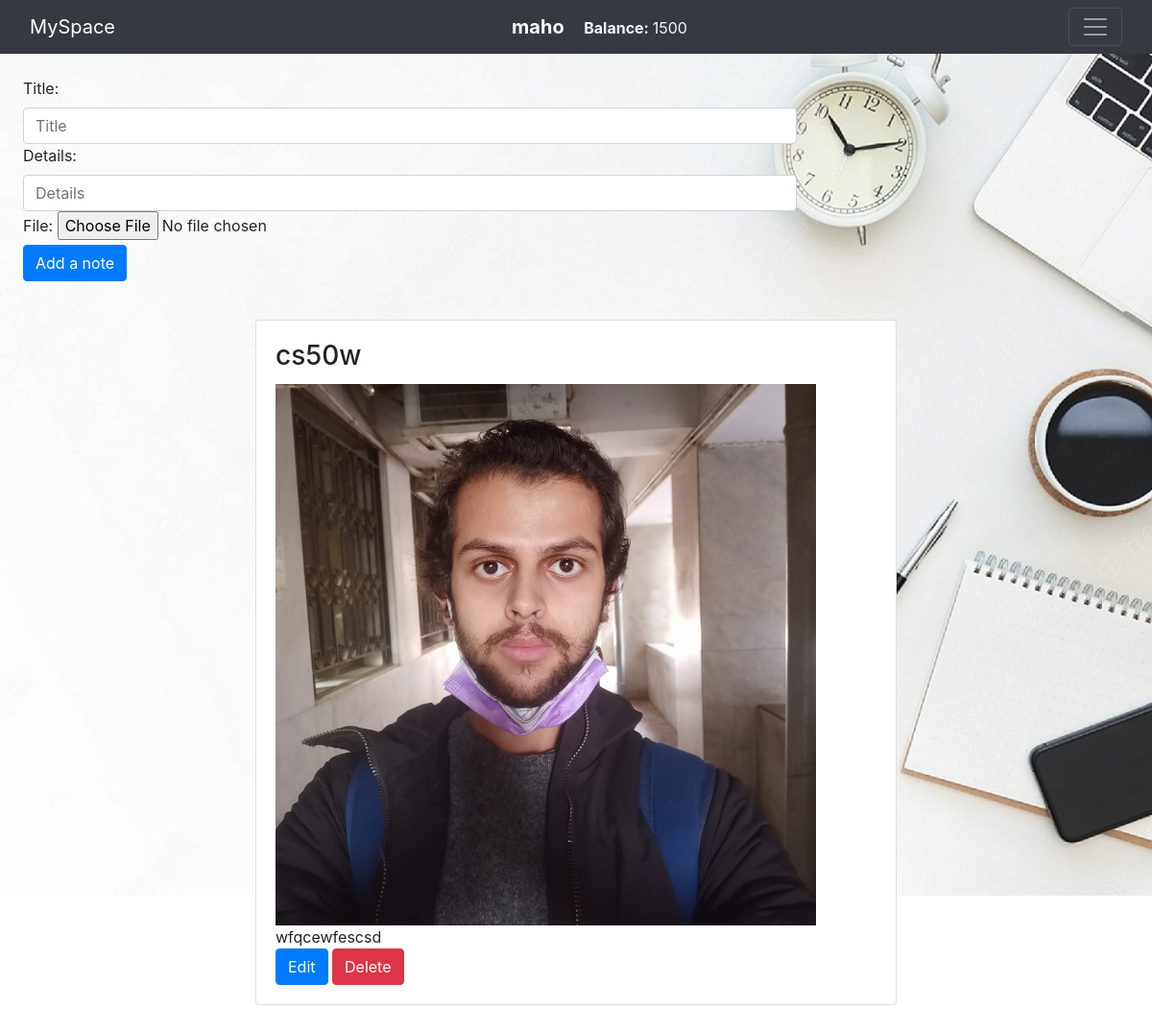
Screenshot of /memories (signed in) with the database file from the repository.
### space/models.py (models this page shows)
class User(AbstractUser):
    balance = models.IntegerField(default=0)
    currency = models.CharField(max_length=5, default='USD')
    emails = models.BooleanField(default=True)

class Memories(models.Model):
    user_id = models.ForeignKey(
        User, on_delete=models.CASCADE)
    title = models.CharField(max_length=100)
    details = models.TextField()
    file = models.ImageField(null=True, blank=True, upload_to="images/")

### space/views.py (the view)
# urls.py: path("memories", views.memories, name="memories"),
def memories(request):
    user = request.user
    if request.method == "POST":
        ...
        form = MemoForm(request.POST, request.FILES)
        if form.is_valid():
            memon = form.save(commit=False)
            memon.user_id = user
            memon.save()
        memories = Memories.objects.filter(user_id=user.id)
        return render(request, "space/memo.html", {
            "form": form,
            "memos": memories
        })
    else:
        form = MemoForm()
        try:
            memories = Memories.objects.filter(user_id=user.id)
        except Memories.DoesNotExist:
            memories = ""
        return render(request, "space/memo.html", {
            "form": form,
            "memos": memories
        })

### space/views.py
class MemoForm(ModelForm):
    class Meta:
        model = Memories
        fields = ['title', 'details',
                  'file']
        widgets = {
            "title": TextInput(attrs={"class": 'form-control', 'placeholder': 'Title'},),
            "details": TextInput(attrs={"class": 'form-control', 'placeholder': 'Details'},)
        }

### space/templates/space/memo.html (shortened to what this page needs)
{% extends "space/layout.html" %}
{% load static %}
{% block body %}
<form class="notess" action="{% url 'memories' %}" method="post" enctype="multipart/form-data">
  {{form}}
  <br>
  <input class="btn btn-primary" type="submit" value="Add a note">
</form>
{% for memo in memos %}
<div class=" container d-flex p-2">
    <div class="p-2">
      <div class="card w-70" id="memo{{memo.id}}" style="display: flexbox; align-content: flex-start;">
        <div class="card-body">
          <div id="memo_card{{memo.id}}">
            <h3 id="memo_title{{memo.id}}" class="card-title">{{ memo.title }}</h3>
            <img src="{{memo.file}}" style="width: 90%;">
            <p id="memo_details{{memo.id}}" class="card-text"> {{ memo.details }}</p>
          </div>
          <button class="btn btn-primary {{memo.id}}" id="memo_edit">Edit</button>
          <button class="btn btn-danger {{memo.id}}" id="memo_del">Delete</button>
        </div>
      </div>
    </div>
</div>
</div>
<br>
{% endfor %}
{% endblock %}

### space/templates/space/layout.html (shortened to what this page needs)
{% load static %}
<!DOCTYPE html>
<html lang="en">
<head>
  <link rel="stylesheet" href="https://stackpath.bootstrapcdn.com/bootstrap/4.4.1/css/bootstrap.min.css"
>
  <link href="{% static 'space/styles.css' %}" rel="stylesheet">
</head>
<body>
  <nav class="navbar navbar-dark bg-dark" style="width: 100%;">
    <div class="container-fluid">
      <a class="navbar-brand" href="{% url 'index' %}"><span>MySpace</span></a>
      {% if user.is_authenticated %}
      <ul class="navbar-nav me-auto mb-2 mb-lg-0">
        <li class="nav-item">
          <span class="navbar-brand"><strong>{{user.username}}</strong></span>
          <a href="{% url 'balance' %}"><span class="white"><strong>Balance: </strong></span><span id="user_balance"
              style="color: aliceblue;">{{user.balance}}</span></a>
        </li>
      </ul>
      {% endif %}
      {% if user.is_authenticated %}
      <button class="navbar-toggler" type="button" data-bs-toggle="collapse"
        data-bs-target="#navbarToggleExternalContent" aria-controls="navbarToggleExternalContent" aria-expanded="false"
        aria-label="Toggle navigation">
        <span class="navbar-toggler-icon"></span>
      </button>
      {% endif %}
    </div>
  </nav>
  <div class="body">
    {% block body %}
    {% endblock %}
</body>
</html>

### space/static/space/styles.css (style rules this page uses)
body { background-image: url(/static/work.jpg); background-repeat: no-repeat; }
.form-control { width: 70%; }
.container { margin-top: 1%; max-width: 700px; }
.white { text-align: center; color: aliceblue; }
.notess { margin: 2%; }

### rows the page displays
User: username "maho", balance "1500"
Memories: title "cs50w", file (picture), details "wfqcewfescsd"
